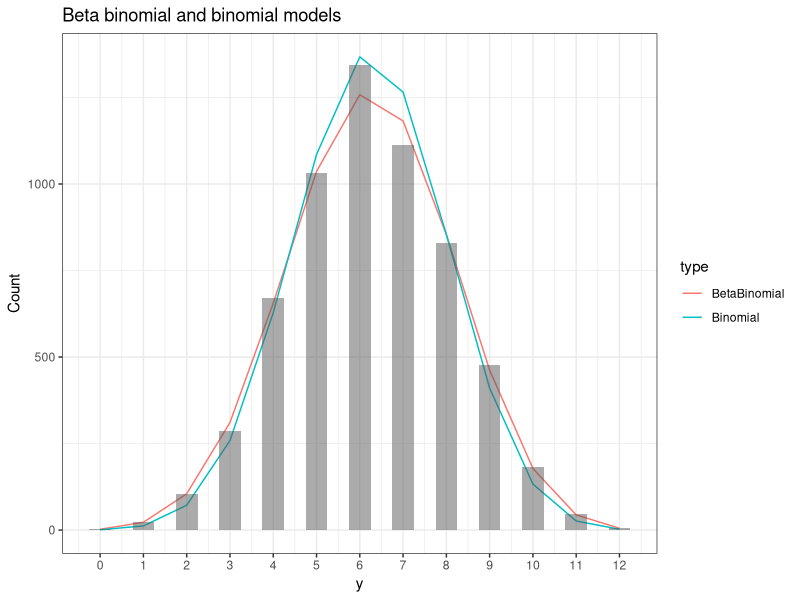

The R script that drew this image:
library(tidyverse)
########
# data #
########

# 6115 families have 12 children each
# N = 6115 binomial experiments
# n = 12 for each binomial experiment
# p constant across experiments
# m = # males

x = data.frame(families = c(3, 24, 104, 286, 670, 1033, 1343, 1112,
                            829, 478, 181, 45, 7),
               m = seq(0, 12))

y = rep(x$m, x$families) # data as we will use it
N = sum(x$families)
n = 12

############################# #### #############################
############################# NOTE #############################
# from this point on, x will be the iterate of Newton's method #
##########---------- and y will be the data ---------###########
############################# #### #############################

###############################
# multivariate Newton-Raphson #
###############################
newton = function(f, Jinverse, x, tol) {
  for (i in 1:500) {
    x = x - Jinverse(x) %*% f(x)
    if (sum(abs(f(x))) < tol) {
      return(x)
    }
  }
  return(x)
}

########################## 
# objective and Jacobian #
##########################
f = function(x) {
  stopifnot(length(x) == 2)
  alpha = x[1]
  beta = x[2]
  
  gradAlpha = N * (digamma(alpha + beta) - digamma(alpha) - 
                     digamma(n + alpha + beta)) +
    sum(digamma(y + alpha))
  gradBeta = N * (digamma(alpha + beta) - digamma(beta) - 
                    digamma(n + alpha + beta)) + 
    sum(digamma(n - y + beta))

  x = c(gradAlpha, gradBeta)
  
  return(x)
}

Jinverse = function(x) {
  stopifnot(length(x) == 2)
  alpha = x[1]
  beta = x[2]
  
  j11 = N * (trigamma(alpha + beta) - trigamma(alpha) - 
                     trigamma(n + alpha + beta)) +
    sum(trigamma(y + alpha))
  j22 = N * (trigamma(alpha + beta) - trigamma(beta) - 
                    trigamma(n + alpha + beta)) + 
    sum(trigamma(n - y + beta))
  
  j12 = N * (trigamma(alpha + beta) - trigamma(n + alpha + beta))
  
  J = matrix(data = c(j11, j12, j12, j22), nrow = 2, ncol = 2)
  return(solve(J))
}

# need to start pretty close
newton(f, Jinverse, x = c(31, 30), tol = 1e-10)

######################
# Method of Moments ##
### starting point ###
######################

m1 = mean(y)
m2 = sum(y ^ 2) / N

alpha0 = ((n * m1) - m2) / (n * ((m2 / m1) - m1 - 1 ) + m1)
beta0  = ((n - m1) * (n - (m2/m1))) / ((n * ((m2/m1) - m1 - 1)) + m1)


mle = newton(f, Jinverse, x = c(alpha0, beta0), tol = 1e-10)

cat("Method of moments:", 
    "\n alpha_MM = ", alpha0,
    "\n beta_MM = ", beta0,
    "\nMaximum Likelihood Estimates:\n",
    mle)

alpha = mle[1]
beta = mle[2]

############
#Visualize #
############

bb = function(x, n, a, b) {
  N * choose(n, x) * beta(x + a, n - x + b) / beta(a, b)
}

BetaBinomial = bb(0:12, n, alpha, beta)
# notes #
# bb is the pmf of the beta-binomial, i.e. p(x_i | alpha, beta)
# notice bb returns probability of individual x_i
# we scale by number of observations to get a bar graph of mass
# the smooth density line drawn by "stat_function" interpolates between
# the points.

phat = mean(y) / 12 # for binomial
Binomial = N * dbinom(0:12, size = 12, prob = phat)

df = data.frame(y) %>%
  count(y) %>%
  mutate(BetaBinomial = BetaBinomial,
         Binomial = Binomial) %>%
  mutate(data = n) %>%
  pivot_longer(cols = 3:4, names_to = "type", values_to = "points") %>%
  select(y, type, points)

df2 = data.frame(y)

df %>%
  ggplot() +
  geom_line(aes(x = y, y = points, color = type)) +
  geom_histogram(data = df2, aes(x = y), bins = 25, alpha = 0.5) +
  labs(y = "Count",
       title = "Beta binomial and binomial models") +
  theme_bw() +
  scale_x_continuous(breaks =
                       seq(from = 0, to = 12, by = 1))

